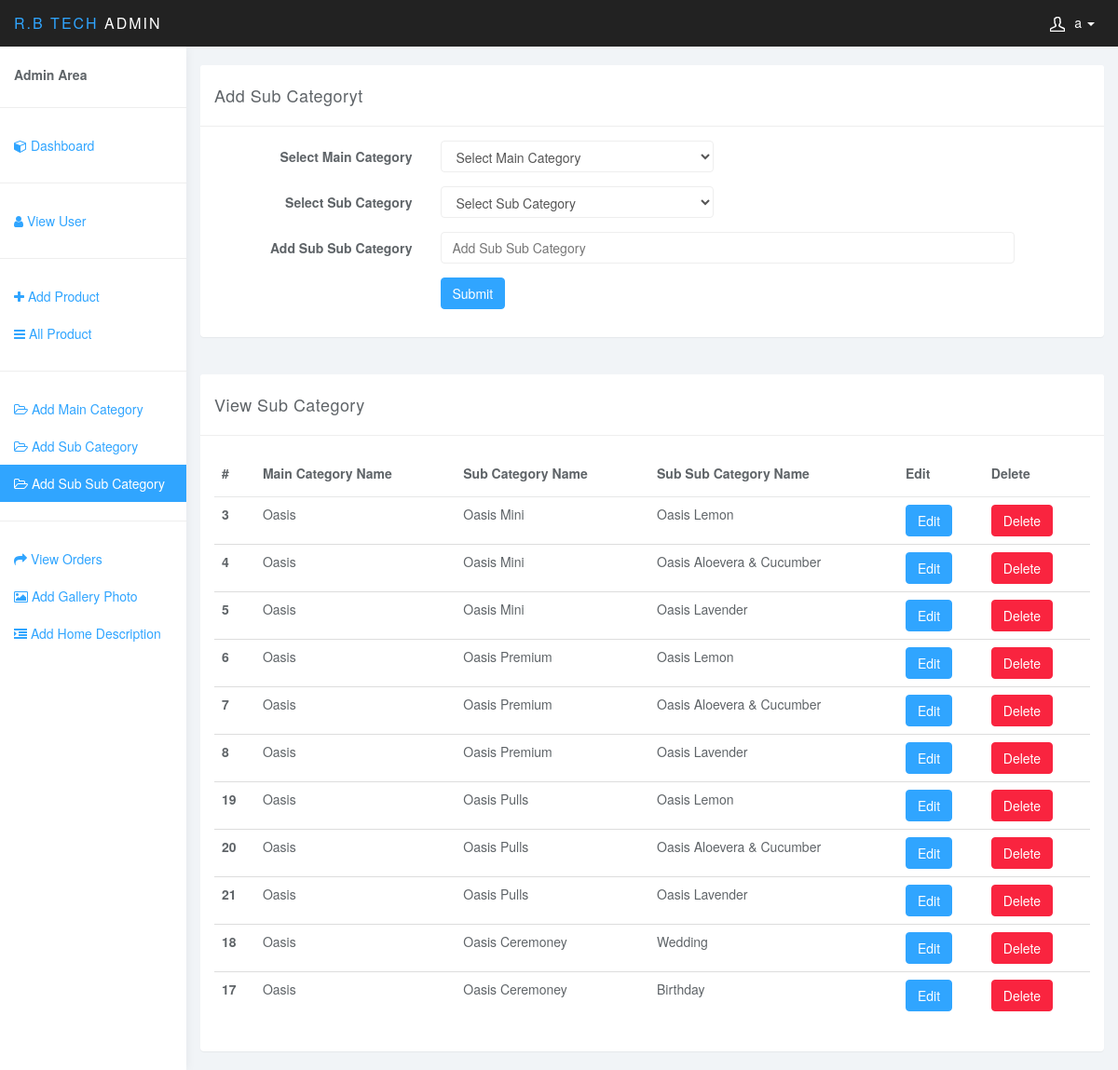
/admin/add-sub-sub-category.php (signed in), run on the app's committed database.
### tables this page shows
CREATE TABLE IF NOT EXISTS `sub_sub_category` (
  `id` int(10) NOT NULL AUTO_INCREMENT,
  `main_category_id` int(10) NOT NULL,
  `sub_category_id` int(10) NOT NULL,
  `sub_sub_category_name` varchar(1000) NOT NULL,
  PRIMARY KEY (`id`)
);

CREATE TABLE IF NOT EXISTS `main_category` (
  `id` int(10) NOT NULL AUTO_INCREMENT,
  `main_category_name` varchar(1000) NOT NULL,
  PRIMARY KEY (`id`)
);

CREATE TABLE IF NOT EXISTS `sub_category` (
  `id` int(10) NOT NULL AUTO_INCREMENT,
  `main_category_id` int(10) NOT NULL,
  `sub_category_name` varchar(1000) NOT NULL,
  PRIMARY KEY (`id`)
);

### admin/add-sub-sub-category.php (the view, shortened to what this page needs)
    <!DOCTYPE html>
    <html>
    <head>
        <?php include "design.php"; ?>
    </head>
<body>
<nav class="navbar navbar-inverse navbar-fixed-top" role="navigation">
    <div class="container-fluid">
        <div class="navbar-header">
            <a class="navbar-brand" href="#"><span>Lumino</span>Admin</a>
            <ul class="user-menu">
                <li class="dropdown pull-right">
                    <a href="#" class="dropdown-toggle" data-toggle="dropdown"><svg class="glyph stroked male-user"><use xlink:href="#stroked-male-user"></use></svg><?php echo $_SESSION['username'];
                        ?> <span class="caret"></span></a>
                </li>
            </ul>
        </div>
    </div>
</nav>
<?php include "sidebar.php"; ?>
<div class="col-sm-9 col-sm-offset-3 col-lg-10 col-lg-offset-2 main">
    <div class="row">
        <div class="col-lg-12">
            <br>
        </div>
    </div>
    <div class="row">
        <div class="col-lg-12">
            <div class="panel panel-default">
                <div class="panel-heading">Add Sub Categoryt</div>
                <div class="panel-body">
                    <div class="row">
                        <div class="col-sm-12">
                            <form class="form-horizontal" action="" method="post" enctype="multipart/form-data">
                                <fieldset>
                                    <div class="form-group">
                                        <label class="col-md-3 control-label">Select Main Category</label>
                                        <div class="col-md-4">
                                            <select name="main_category_name" id="category-group" class="form-control selecter">
                                                <option selected='selected' disabled='disabled' class='form-control selected'>Select Main Category</option>
                                            </select>
                                        </div>
                                    </div>
                                    <div class="form-group">
                                        <label class="col-md-3 control-label">Select Sub Category</label>
                                        <div class="col-md-4">
                                            <select name="sub_category_name" id="category-group" class="form-control selecter">
                                                <option selected='selected' disabled='disabled' class='form-control selected'>Select Sub Category</option>
                                            </select>
                                        </div>
                                    </div>
                                    <div class="form-group">
                                        <label class="col-md-3 control-label">Add Sub Sub Category</label>
                                        <div class="col-md-8">
                                            <input id="pname" name="sub_sub_category_name" placeholder="Add Sub Sub Category"
                                                   class="form-control input-md" required="" type="text">
                                        </div>
                                    </div>
                                    <div class="form-group">
                                        <label class="col-md-3 control-label"></label>
                                        <div class="col-md-8"><input type="submit" class="btn btn-primary" name="submitsubsubcategory" id="submit"
                                                                     value="Submit"></div>
                                    </div>
                                </fieldset>
                            </form>
                        </div>
                    </div>
                </div>
            </div>
        </div>
    </div>
</div>
<div class="col-sm-9 col-sm-offset-3 col-lg-10 col-lg-offset-2 main">
    <div class="row">
        <div class="col-lg-12">
            <br>
        </div>
    </div>
    <div class="row">
        <div class="col-lg-12">
            <div class="panel panel-default">
                <div class="panel-heading">View Sub Category</div>
                <div class="panel-body">
                    <div class="row">
                        <div class="col-sm-12">
                            <table class="table">
                                <thead class="thead-inverse">
                                <tr>
                                    <th>#</th>
                                    <th>Main Category Name</th>
                                    <th>Sub Category Name</th>
                                    <th>Sub Sub Category Name</th>
                                    <th>Edit</th>
                                    <th>Delete</th>
                                </tr>
                                </thead>
                                <tbody>
                                <?php
                                include "../connect.php";
                                $res = mysqli_query($link,"select * from sub_sub_category");
                                while ($row = mysqli_fetch_array($res))
                                {
                                    $id=$row["id"];
                                    $main_category_id=$row['main_category_id'];
                                    $sub_category_id=$row['sub_category_id'];
                                    $sub_sub_category_name=$row['sub_sub_category_name'];
                                    ?>
                                    <tr>
                                        <th scope="row"><?php echo $id; ?></th>
                                        <td><?php $res3=mysqli_query($link,"select * from main_category where id='$main_category_id'");
                                            while ($row3 = mysqli_fetch_array($res3))
                                            {
                                                echo $row3['main_category_name'];
                                            }
                                            ?></td>
                                        <td><?php $res2=mysqli_query($link,"select * from sub_category where id='$sub_category_id'");
                                            while ($row2 = mysqli_fetch_array($res2))
                                            {
                                                echo $row2['sub_category_name'];
                                            }
                                            ?></td>
                                        <td><?php echo $sub_sub_category_name; ?></td>
                                        <td><a href="edit-sub-sub-category.php?id=<?php echo $id; ?>" class="btn btn-primary">Edit</a></td>
                                        <td><a href="del-sub-sub-category.php?id=<?php echo $id; ?>" class="btn btn-danger">Delete</a></td>
                                    </tr>
                                <?php } ?>
                                </tbody>
                            </table>
                        </div>
                    </div>
                </div>
            </div>
        </div>
    </div>
</div>
<?php include "footer.php"; ?>

### admin/css/styles.css (style rules this page uses)
body { background: #f1f4f7; padding-top: 50px; color: #5f6468; }
a, a:hover, a:focus { color: #30a5ff; }
.form-control { border: 1px solid #eee; box-shadow: none; }
.navbar-header .navbar-brand { color: #fff; font-size: 16px; text-transform: uppercase; font-weight: 500; letter-spacing: 2px; }
.navbar-header .navbar-brand span { color: #30a5ff; }
.btn-primary, .btn-primary:hover, .btn-primary:focus, .btn-primary:active, .btn-primary.active, .open > .dropdown-toggle.btn-primary, .btn-primary.disabled, .btn-primary[disabled], fieldset[disabled] .btn-primary, .btn-primary.disabled:hover, .btn-primary[disabled]:hover, fieldset[disabled] .btn-primary:hover, .btn-primary.disabled:focus, .btn-primary[disabled]:focus, fieldset[disabled] .btn-primary:focus, .btn-primary.disabled:active, .btn-primary[disabled]:active, fieldset[disabled] .btn-primary:active, .btn-primary.disabled.active, .btn-primary[disabled].active, fieldset[disabled] .btn-primary.active { background-color: #30a5ff; border-color: #30a5ff; }
.btn-danger, .btn-danger:hover, .btn-danger:focus, .btn-danger:active, .btn-danger.active, .open > .dropdown-toggle.btn-danger, .btn-danger.disabled, .btn-danger[disabled], fieldset[disabled] .btn-danger, .btn-danger.disabled:hover, .btn-danger[disabled]:hover, fieldset[disabled] .btn-danger:hover, .btn-danger.disabled:focus, .btn-danger[disabled]:focus, fieldset[disabled] .btn-danger:focus, .btn-danger.disabled:active, .btn-danger[disabled]:active, fieldset[disabled] .btn-danger:active, .btn-danger.disabled.active, .btn-danger[disabled].active, fieldset[disabled] .btn-danger.active { background-color: #f9243f; border-color: #f9243f; }
.panel { border: 0; }
.panel-heading { font-size: 18px; font-weight: 300; letter-spacing: 0.025em; height: 66px; line-height: 45px; }
.panel-default .panel-heading { background: #fff; border-bottom: 1px solid #eee; color: #5f6468; }
.navbar { border: 0; }
.user-menu { display: inline-block; margin-top: 14px; margin-right: 10px; float: right; list-style: none; padding: 0; }
.user-menu a { color: #fff; }
@media (min-width: 768px) { .navbar-header { width: 100%; } }
.table { background: #fff; }
.table>thead>tr>th { border-bottom: 1px solid #e6e7e8; vertical-align: middle; height: 50px; }

### data on the page
sub_sub_category: id "3", sub_sub_category_name "Oasis Lemon"
main_category: main_category_name "Oasis"
sub_category: sub_category_name "Oasis Mini"
sub_sub_category: id "4", sub_sub_category_name "Oasis Aloevera & Cucumber"
sub_sub_category: id "5", sub_sub_category_name "Oasis Lavender"
sub_sub_category: id "6", sub_sub_category_name "Oasis Lemon"
sub_category: sub_category_name "Oasis Premium"
sub_sub_category: id "7", sub_sub_category_name "Oasis Aloevera & Cucumber"
sub_sub_category: id "8", sub_sub_category_name "Oasis Lavender"
sub_sub_category: id "19", sub_sub_category_name "Oasis Lemon"
sub_category: sub_category_name "Oasis Pulls"
sub_sub_category: id "20", sub_sub_category_name "Oasis Aloevera & Cucumber"
sub_sub_category: id "21", sub_sub_category_name "Oasis Lavender"
sub_sub_category: id "18", sub_sub_category_name "Wedding"
sub_category: sub_category_name "Oasis Ceremoney"
sub_sub_category: id "17", sub_sub_category_name "Birthday"

### other printed values
$_SESSION['username'] "a"
